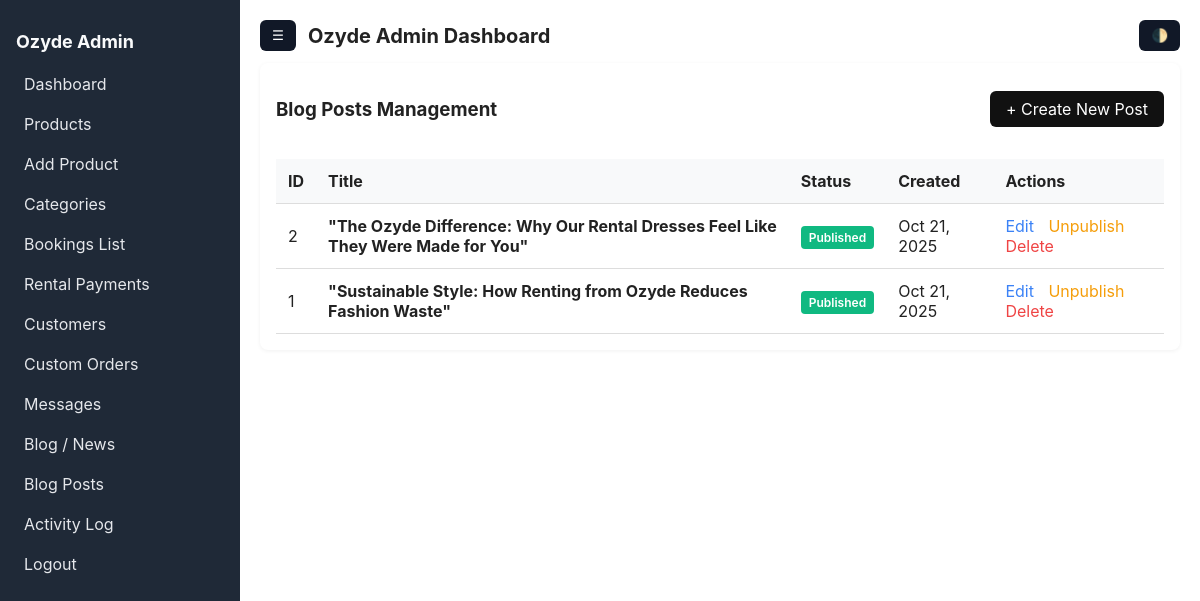
/admin/posts_manage.php (signed in), run on the app's committed database.
### tables this page shows
CREATE TABLE `posts` (
  `post_id` int(11) NOT NULL,
  `title` varchar(255) NOT NULL,
  `slug` varchar(255) NOT NULL,
  `content` text DEFAULT NULL,
  `image` varchar(255) DEFAULT NULL,
  `is_published` tinyint(1) DEFAULT 0,
  `created_at` timestamp NOT NULL DEFAULT current_timestamp(),
  `updated_at` timestamp NOT NULL DEFAULT current_timestamp() ON UPDATE current_timestamp()
);

### admin/config.php (called while the page is built, shortened)
<?php
function csrf() {
    return $_SESSION['csrf_token'];
}
function e($str) {
    return htmlspecialchars($str, ENT_QUOTES, 'UTF-8');
}
?>

### admin/posts_manage.php (the view, shortened to what this page needs)
<?php
require_once __DIR__ . '/admin_auth.php';
require_once __DIR__ . '/header.php';
$res = $mysqli->query("SELECT * FROM posts ORDER BY created_at DESC");
?>
<div class="card">
    <div style="display: flex; justify-content: space-between; align-items: center; margin-bottom: 20px;">
        <h3>Blog Posts Management</h3>
        <a href="posts_list.php" class="btn" style="background: #111; color: white; padding: 8px 16px; border-radius: 6px; text-decoration: none;">
            + Create New Post
        </a>
    </div>
    <?php if ($res->num_rows > 0): ?>
        <table class="table" style="width: 100%; border-collapse: collapse;">
            <thead>
                <tr style="background: #f8f9fa;">
                    <th style="padding: 12px; text-align: left; border-bottom: 1px solid #ddd;">ID</th>
                    <th style="padding: 12px; text-align: left; border-bottom: 1px solid #ddd;">Title</th>
                    <th style="padding: 12px; text-align: left; border-bottom: 1px solid #ddd;">Status</th>
                    <th style="padding: 12px; text-align: left; border-bottom: 1px solid #ddd;">Created</th>
                    <th style="padding: 12px; text-align: left; border-bottom: 1px solid #ddd;">Actions</th>
                </tr>
            </thead>
            <tbody>
                <?php while ($post = $res->fetch_assoc()): ?>
                    <tr>
                        <td style="padding: 12px; border-bottom: 1px solid #ddd;"><?= e($post['post_id']) ?></td>
                        <td style="padding: 12px; border-bottom: 1px solid #ddd;">
                            <strong><?= e($post['title']) ?></strong>
                        </td>
                        <td style="padding: 12px; border-bottom: 1px solid #ddd;">
                            <span style="padding: 4px 8px; border-radius: 4px; font-size: 12px; font-weight: 600;
                                background: <?= $post['is_published'] ? '#10b981' : '#6b7280' ?>; color: white;">
                                <?= $post['is_published'] ? 'Published' : 'Draft' ?>
                            </span>
                        </td>
                        <td style="padding: 12px; border-bottom: 1px solid #ddd;">
                            <?= e(date('M j, Y', strtotime($post['created_at']))) ?>
                        </td>
                        <td style="padding: 12px; border-bottom: 1px solid #ddd;">
                            <a href="posts_list.php?id=<?= e($post['post_id']) ?>" style="color: #3b82f6; text-decoration: none; margin-right: 10px;">Edit</a>
                            <a href="?toggle_publish=<?= e($post['post_id']) ?>&_csrf=<?= csrf() ?>"
                               style="color: <?= $post['is_published'] ? '#f59e0b' : '#10b981' ?>; text-decoration: none; margin-right: 10px;"
                               onclick="return confirm('<?= $post['is_published'] ? 'Unpublish' : 'Publish' ?> this post?')">
                                <?= $post['is_published'] ? 'Unpublish' : 'Publish' ?>
                            </a>
                            <a href="?delete=<?= e($post['post_id']) ?>&_csrf=<?= csrf() ?>"
                               style="color: #ef4444; text-decoration: none;"
                               onclick="return confirm('Delete this post permanently?')">Delete</a>
                        </td>
                    </tr>
                <?php endwhile; ?>
            </tbody>
        </table>
    <?php endif; ?>
</div>
<?php require_once __DIR__ . '/footer.php'; ?>

### admin/assets/admin.css (style rules this page uses)
* { box-sizing: border-box; }
body { font-family: Inter, Segoe UI, Helvetica, Arial, sans-serif; margin: 0; color: #222; background: #f6f6f8; }
.card { background: #fff; padding: 16px; border-radius: 8px; box-shadow: 0 1px 4px rgba(0,0,0,.06); margin-bottom: 16px; }
.table { width: 100%; border-collapse: collapse; }
.table th, .table td { padding: 8px; border-bottom: 1px solid #eee; text-align: left; }
.btn { display: inline-block; padding: 8px 12px; border-radius: 6px; text-decoration: none; background: #111827; color: #fff; cursor: pointer; border: none; }

### data on the page
posts: post_id "2", title "\"The Ozyde Difference: Why Our Rental Dresses Feel Like They Were Made for You\"", is_published "Published", created_at "Oct 21, 2025"
posts: post_id "1", title "\"Sustainable Style: How Renting from Ozyde Reduces Fashion Waste\"", is_published "Published", created_at "Oct 21, 2025"
